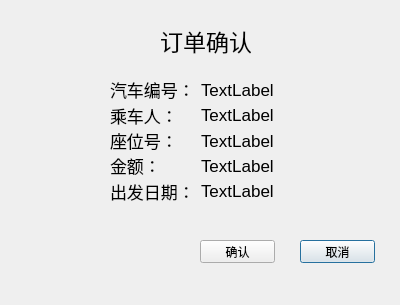
<?xml version="1.0" encoding="UTF-8"?>
<ui version="4.0">
 <class>Buyticket</class>
 <widget class="QDialog" name="Buyticket">
  <property name="geometry">
   <rect>
    <x>0</x>
    <y>0</y>
    <width>400</width>
    <height>305</height>
   </rect>
  </property>
  <property name="windowTitle">
   <string>订单确认</string>
  </property>
  <widget class="QPushButton" name="pushButton_2">
   <property name="geometry">
    <rect>
     <x>300</x>
     <y>240</y>
     <width>75</width>
     <height>23</height>
    </rect>
   </property>
   <property name="text">
    <string>取消</string>
   </property>
  </widget>
  <widget class="QWidget" name="formLayoutWidget">
   <property name="geometry">
    <rect>
     <x>110</x>
     <y>80</y>
     <width>181</width>
     <height>121</height>
    </rect>
   </property>
   <property name="font">
    <font>
     <pointsize>13</pointsize>
    </font>
   </property>
   <layout class="QFormLayout" name="formLayout">
    <item row="0" column="0">
     <widget class="QLabel" name="label">
      <property name="font">
       <font>
        <pointsize>13</pointsize>
       </font>
      </property>
      <property name="text">
       <string>汽车编号：</string>
      </property>
     </widget>
    </item>
    <item row="0" column="1">
     <widget class="QLabel" name="label_5">
      <property name="font">
       <font>
        <pointsize>13</pointsize>
       </font>
      </property>
      <property name="text">
       <string>TextLabel</string>
      </property>
     </widget>
    </item>
    <item row="1" column="0">
     <widget class="QLabel" name="label_2">
      <property name="font">
       <font>
        <pointsize>13</pointsize>
       </font>
      </property>
      <property name="layoutDirection">
       <enum>Qt::RightToLeft</enum>
      </property>
      <property name="text">
       <string>乘车人：</string>
      </property>
     </widget>
    </item>
    <item row="1" column="1">
     <widget class="QLabel" name="label_7">
      <property name="font">
       <font>
        <pointsize>13</pointsize>
       </font>
      </property>
      <property name="text">
       <string>TextLabel</string>
      </property>
     </widget>
    </item>
    <item row="2" column="0">
     <widget class="QLabel" name="label_3">
      <property name="font">
       <font>
        <pointsize>13</pointsize>
       </font>
      </property>
      <property name="text">
       <string>座位号：</string>
      </property>
     </widget>
    </item>
    <item row="2" column="1">
     <widget class="QLabel" name="label_8">
      <property name="font">
       <font>
        <pointsize>13</pointsize>
       </font>
      </property>
      <property name="text">
       <string>TextLabel</string>
      </property>
     </widget>
    </item>
    <item row="4" column="0">
     <widget class="QLabel" name="label_6">
      <property name="font">
       <font>
        <pointsize>13</pointsize>
       </font>
      </property>
      <property name="text">
       <string>出发日期：</string>
      </property>
     </widget>
    </item>
    <item row="3" column="1">
     <widget class="QLabel" name="label_9">
      <property name="font">
       <font>
        <pointsize>13</pointsize>
       </font>
      </property>
      <property name="text">
       <string>TextLabel</string>
      </property>
     </widget>
    </item>
    <item row="4" column="1">
     <widget class="QLabel" name="label_10">
      <property name="font">
       <font>
        <pointsize>13</pointsize>
       </font>
      </property>
      <property name="text">
       <string>TextLabel</string>
      </property>
     </widget>
    </item>
    <item row="3" column="0">
     <widget class="QLabel" name="label_4">
      <property name="font">
       <font>
        <pointsize>13</pointsize>
       </font>
      </property>
      <property name="text">
       <string>金额：</string>
      </property>
     </widget>
    </item>
   </layout>
  </widget>
  <widget class="QLabel" name="label_11">
   <property name="geometry">
    <rect>
     <x>160</x>
     <y>20</y>
     <width>91</width>
     <height>41</height>
    </rect>
   </property>
   <property name="font">
    <font>
     <pointsize>17</pointsize>
    </font>
   </property>
   <property name="text">
    <string>订单确认</string>
   </property>
  </widget>
  <widget class="QPushButton" name="pushButton">
   <property name="geometry">
    <rect>
     <x>200</x>
     <y>240</y>
     <width>75</width>
     <height>23</height>
    </rect>
   </property>
   <property name="text">
    <string>确认</string>
   </property>
  </widget>
 </widget>
 <resources/>
 <connections>
  <connection>
   <sender>pushButton_2</sender>
   <signal>clicked()</signal>
   <receiver>Buyticket</receiver>
   <slot>close()</slot>
   <hints>
    <hint type="sourcelabel">
     <x>348</x>
     <y>251</y>
    </hint>
    <hint type="destinationlabel">
     <x>376</x>
     <y>170</y>
    </hint>
   </hints>
  </connection>
 </connections>
</ui>
